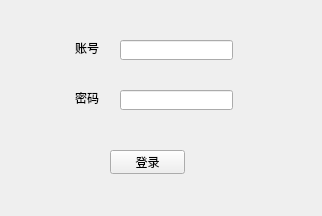
<?xml version="1.0" encoding="UTF-8"?>
<ui version="4.0">
 <class>Form</class>
 <widget class="QWidget" name="Form">
  <property name="geometry">
   <rect>
    <x>0</x>
    <y>0</y>
    <width>322</width>
    <height>216</height>
   </rect>
  </property>
  <property name="windowTitle">
   <string>登录框</string>
  </property>
  <property name="windowOpacity">
   <double>0.960000000000000</double>
  </property>
  <widget class="QLabel" name="label_2">
   <property name="geometry">
    <rect>
     <x>60</x>
     <y>90</y>
     <width>54</width>
     <height>16</height>
    </rect>
   </property>
   <property name="text">
    <string>密码</string>
   </property>
   <property name="alignment">
    <set>Qt::AlignCenter</set>
   </property>
  </widget>
  <widget class="QLabel" name="label_3">
   <property name="geometry">
    <rect>
     <x>60</x>
     <y>40</y>
     <width>54</width>
     <height>16</height>
    </rect>
   </property>
   <property name="text">
    <string>账号</string>
   </property>
   <property name="alignment">
    <set>Qt::AlignCenter</set>
   </property>
  </widget>
  <widget class="QLineEdit" name="lineEdit">
   <property name="geometry">
    <rect>
     <x>120</x>
     <y>40</y>
     <width>113</width>
     <height>20</height>
    </rect>
   </property>
  </widget>
  <widget class="QLineEdit" name="lineEdit_2">
   <property name="geometry">
    <rect>
     <x>120</x>
     <y>90</y>
     <width>113</width>
     <height>20</height>
    </rect>
   </property>
  </widget>
  <widget class="QPushButton" name="pushButton">
   <property name="geometry">
    <rect>
     <x>110</x>
     <y>150</y>
     <width>75</width>
     <height>24</height>
    </rect>
   </property>
   <property name="text">
    <string>登录</string>
   </property>
  </widget>
 </widget>
 <resources/>
 <connections/>
</ui>
